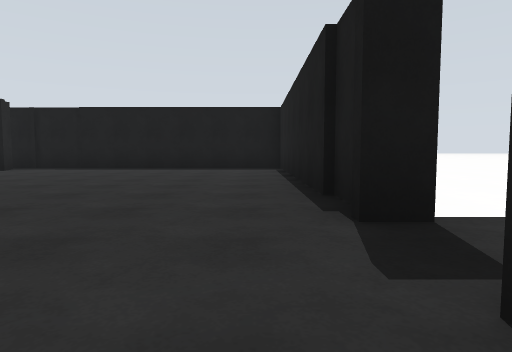
view 1 (above)

12 first-person views from a walk through a robot-simulator world made for Gazebo. The camera is 0.94 m above the floor, tilts 4° down and sees 75° across. The floor is counted in squares, 2.5 m on a side. Each view is taken from the middle of a square. On the plan, view 1 faces up. The plan holds only what a view shows up to about 9 squares ahead; the rest is blank. The place goes on beyond the plan.

view 2
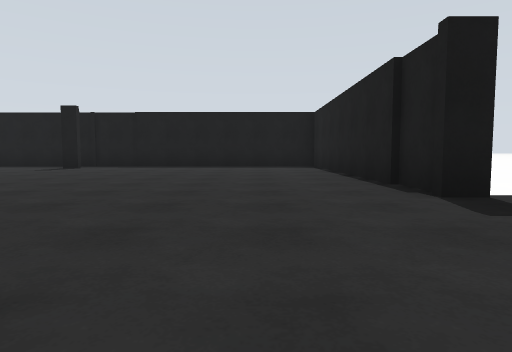

view 3
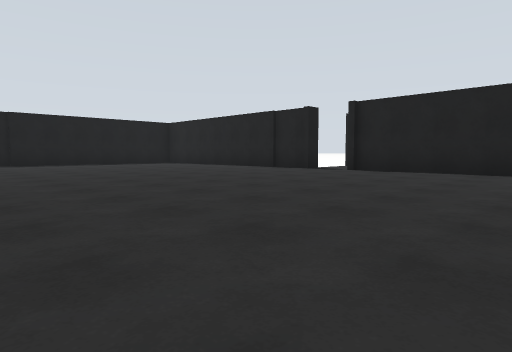

view 4
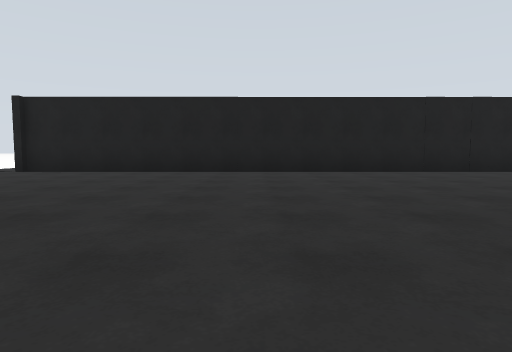

view 5
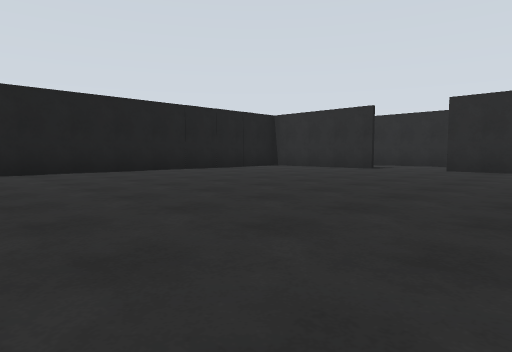

view 6
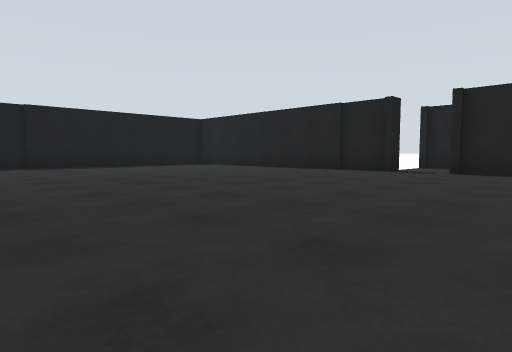

view 7
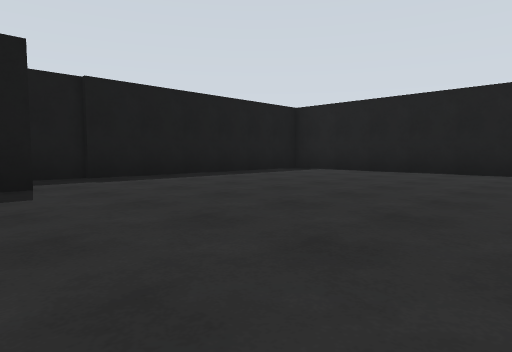

view 8
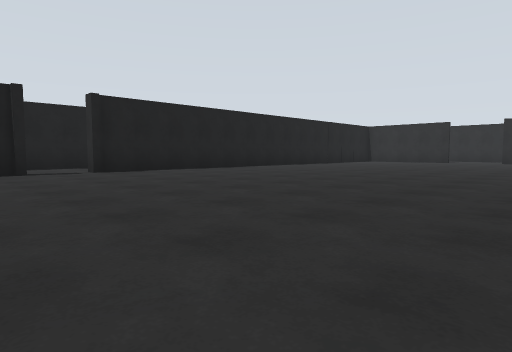

view 9
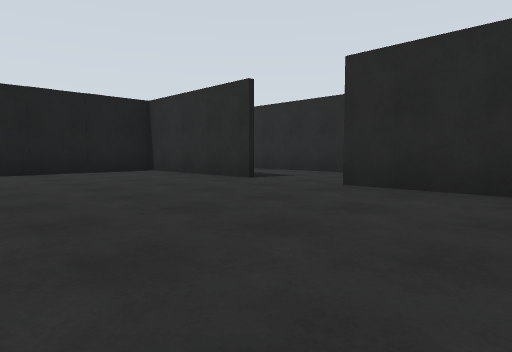

view 10
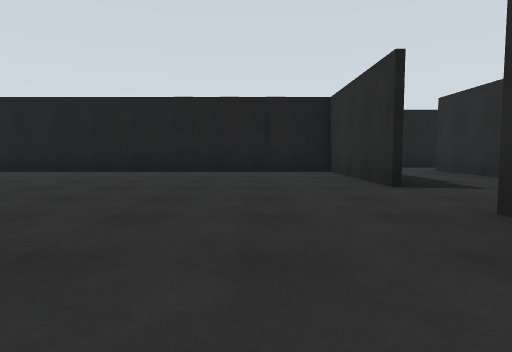

view 11
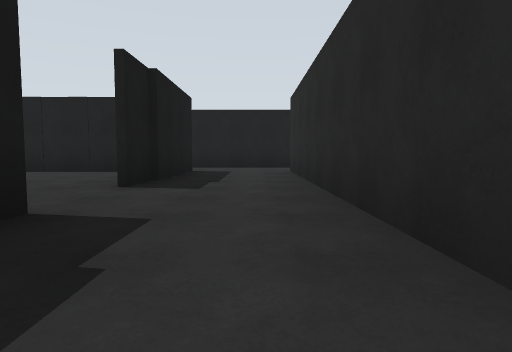

view 12
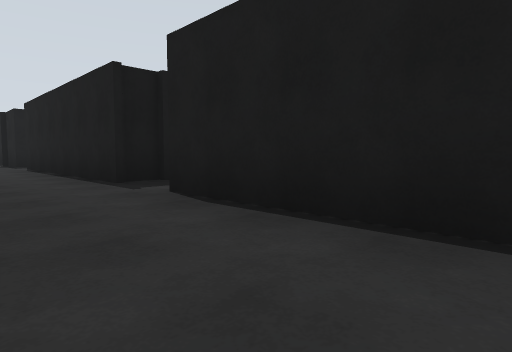

### Floor plan
Points are (right, up) in squares from view 1. A wall is a line through its corners. A room is listed if a view was taken in it or the views show most of it. See-through windows are left out.
Room 1 (views 1, 2, 3, 4, 5, 6, 7, 8, 9, 10)
walls: (1, 1.8) (0.7, 1.8) (0.7, 8.2) (-6.1, 8.2); (-2.4, -10.5) (0.7, -10.5) (0.7, 0.8); (-5.6, -10.5) (-3.9, -10.5); (-5.1, 6.9) (-5.6, 6.9)
ways out: opening at (-3, -11) to room 2; opening at (1, 1) to room 2
Room 2 (views 11, 12)
walls: (2.7, -7.8) (2.7, -2.9); (0.9, -10.6) (-2.4, -10.6); (2.7, -12.6) (2.7, -9.1); (2.7, -1.8) (2.7, 2); (-5.1, -12.7) (0.9, -12.7)
ways out: opening at (-3, -11) to room 1; opening at (1, 1) to room 1; opening at (2, -13); opening at (2, 2); gap at (3, -8.5)

Where each view was taken, in squares from view 1:
view 1: 0 up, 0 right, facing up
view 2: 1 down, 1 left, facing up
view 3: 3 down, 6 left, facing up-right
view 4: 4 down, 6 left, facing right
view 5: 3 down, 6 left, facing down-right
view 6: 1 down, 6 left, facing up-right
view 7: 3 up, 6 left, facing up-right
view 8: 3 up, 6 left, facing down-right
view 9: 7 down, 6 left, facing down-right
view 10: 9 down, 6 left, facing right
view 11: 12 down, 6 left, facing right
view 12: 12 down, 1 right, facing up-right
